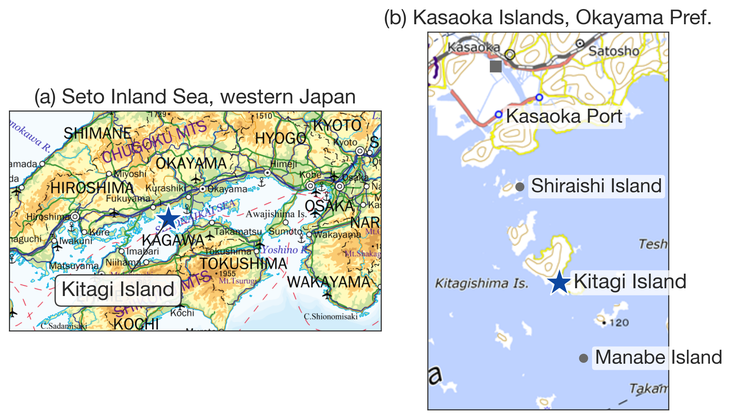
#> input picture docs/presentations/images/poster_f1_study_area.png, 732 x 419 px, shrunk from 2355 x 1349 before the run, found by its file name; the run also reads 2 pictures not shown here
$ python build_exp002_poster_svg.py
#> lines starting #> are read from the running program, lines starting #| are printed output that depends on the picture
"""FOSS4G Hiroshima 2026 北木島ポスターの A0 SVG を生成する。

docs/posters/exp002_kitagi_quarry_foss4g2026_poster_content.md（内容契約）の
コピー・レイアウト仕様に従い、A0縦（841 × 1189 mm）の1ページ SVG を組む。
テキストの折返しは HelveticaNeue.ttc の実測字幅で計算する。

生成物（コミット対象の編集可能ソース）:
    docs/posters/exp002_kitagi_quarry_foss4g2026_poster.svg

エクスポート（このスクリプトでは行わない。コマンドは print で表示）:
    rsvg-convert -f pdf -o docs/posters/exp002_kitagi_quarry_foss4g2026_poster.pdf \
        docs/posters/exp002_kitagi_quarry_foss4g2026_poster.svg
    rsvg-convert -f png -h 4000 -o docs/posters/exp002_kitagi_quarry_foss4g2026_poster_preview.png \
        docs/posters/exp002_kitagi_quarry_foss4g2026_poster.svg

実行方法:
    uv run python scripts/build_exp002_poster_svg.py
"""

from __future__ import annotations

from pathlib import Path
from xml.sax.saxutils import escape

from PIL import Image, ImageFont

PROJECT_ROOT = Path(__file__).resolve().parents[1]
POSTER_DIR = PROJECT_ROOT / "docs" / "posters"
FIG_DIR = POSTER_DIR / "figures" / "exp002"
OUT_SVG = POSTER_DIR / "exp002_kitagi_quarry_foss4g2026_poster.svg"

# ---------------------------------------------------------------- ページ・グリッド（mm）
PAGE_W, PAGE_H = 841.0, 1189.0
MARGIN = 18.0
GUTTER = 12.0
COL_W = (PAGE_W - 2 * MARGIN - 2 * GUTTER) / 3  # 260.33 mm
COL_X = [MARGIN, MARGIN + COL_W + GUTTER, MARGIN + 2 * (COL_W + GUTTER)]
CONTENT_W = PAGE_W - 2 * MARGIN

FOOTER_RULE_Y = 1090.0  # 契約の「下部95mm予約」を満たす（1189-95=1094 より上）
CONTENT_BOTTOM = FOOTER_RULE_Y - 8.0

# ---------------------------------------------------------------- タイポグラフィ（mm; 1pt = 0.352778mm）
PT = 0.352778
SZ_TITLE = 74 * PT      # 26.1mm ≥72pt
SZ_EVENT = 26 * PT
SZ_AUTHOR = 32 * PT
SZ_TAKEAWAY = 27 * PT
SZ_HEADING = 38 * PT
SZ_BODY = 24.5 * PT     # ≥24pt
SZ_CAPTION = 18.5 * PT  # ≥18pt
SZ_FOOTER = 18.5 * PT
SZ_BIGNUM = 96 * PT
SZ_MIDNUM = 60 * PT

LH_TITLE = SZ_TITLE * 1.18
LH_BODY = SZ_BODY * 1.38
LH_CAPTION = SZ_CAPTION * 1.3
LH_FOOTER = SZ_FOOTER * 1.3

# ---------------------------------------------------------------- 配色（granite/sea パレット）
COL_TEXT = "#2b2b2b"
COL_BLUE = "#0d47a1"
COL_STONE_BG = "#f0ece3"
COL_STONE_LINE = "#8a8375"
COL_MUTED = "#5a564e"

FONT_FAMILY = "Helvetica Neue"
TTC = "/System/Library/Fonts/HelveticaNeue.ttc"
_MEASURE_SCALE = 10.0  # 1mm = 10px で実測
_FONTS = {
    "normal": ImageFont.truetype(TTC, 100, index=0),
    "bold": ImageFont.truetype(TTC, 100, index=1),
    "medium": ImageFont.truetype(TTC, 100, index=10),
}


def text_width_mm(text: str, size_mm: float, weight: str = "normal") -> float:
    """実フォントで文字列幅を測る（mm）。"""
    font = _FONTS[weight]
    return _FONTS[weight].getlength(text) / 100.0 * size_mm


def wrap_text(text: str, width_mm: float, size_mm: float, weight: str = "normal") -> list[str]:
    """幅に収まるよう単語単位で折り返す。ノーブレークスペース（U+00A0）では折り返さない。"""
    words = [w for w in text.split(" ") if w]
    lines: list[str] = []
    cur = ""
    for w in words:
        cand = f"{cur} {w}".strip()
        if text_width_mm(cand, size_mm, weight) <= width_mm or not cur:
            cur = cand
        else:
            lines.append(cur)
            cur = w
    if cur:
        lines.append(cur)
    return lines


class Svg:
    def __init__(self):
        self.parts: list[str] = []
        self.figures: list[tuple[str, float, int, int]] = []  # (name, w_mm, px_w, px_h)

    def add(self, s: str):
        self.parts.append(s)

    def rect(self, x, y, w, h, fill, stroke=None, stroke_w=0.0, rx=0.0):
        s = f'<rect x="{x:.2f}" y="{y:.2f}" width="{w:.2f}" height="{h:.2f}" fill="{fill}"'
        if rx:
            s += f' rx="{rx:.2f}"'
        if stroke:
            s += f' stroke="{stroke}" stroke-width="{stroke_w:.2f}"'
        self.add(s + "/>")

    def line(self, x1, y1, x2, y2, stroke, width):
        self.add(
            f'<line x1="{x1:.2f}" y1="{y1:.2f}" x2="{x2:.2f}" y2="{y2:.2f}" '
            f'stroke="{stroke}" stroke-width="{width:.2f}"/>'
        )

    def text(self, x, y, s, size, weight="normal", fill=COL_TEXT, anchor="start", spacing=None):
        w = {"normal": "400", "medium": "500", "bold": "700"}[weight]
        extra = f' letter-spacing="{spacing}"' if spacing else ""
        self.add(
            f'<text x="{x:.2f}" y="{y:.2f}" font-family="{FONT_FAMILY}" '
            f'font-size="{size:.3f}" font-weight="{w}" fill="{fill}" '
            f'text-anchor="{anchor}"{extra}>{escape(s)}</text>'
        )

    def paragraph(self, x, y, text, width_mm, size, lh, weight="normal", fill=COL_TEXT) -> float:
        """折返し段落を描き、次のベースライン開始位置を返す。"""
        for line in wrap_text(text, width_mm, size, weight):
            self.text(x, y, line, size, weight, fill)
            y += lh
        return y

    def bullets(self, x, y, items, width_mm, size, lh, fill=COL_TEXT) -> float:
        indent = 7.0
        for item in items:
            lines = wrap_text(item, width_mm - indent, size)
            self.text(x, y, "•", size, "bold", COL_BLUE)
            for i, line in enumerate(lines):
                self.text(x + indent, y, line, size, "normal", fill)
                y += lh
            y += 1.5
        return y

    def image(self, path: Path, x, y, w_mm) -> float:
        """画像をアスペクト維持で配置し、下端 y を返す。"""
        with Image.open(path) as img:
            px_w, px_h = img.size
        h_mm = w_mm * px_h / px_w
        rel = path.relative_to(POSTER_DIR)
        self.add(
            f'<image x="{x:.2f}" y="{y:.2f}" width="{w_mm:.2f}" height="{h_mm:.2f}" '
            f'xlink:href="{rel.as_posix()}"/>'
        )
        self.figures.append((path.name, w_mm, px_w, px_h))
        return y + h_mm

    def caption(self, x, y, text, width_mm) -> float:
        return self.paragraph(x, y, text, width_mm, SZ_CAPTION, LH_CAPTION, fill=COL_MUTED)

    def heading(self, x, y, text) -> float:
        self.text(x, y, text, SZ_HEADING, "bold", COL_BLUE)
        self.line(x, y + 3.5, x + COL_W, y + 3.5, COL_STONE_LINE, 0.6)
        return y + SZ_HEADING * 0.9 + 6.0

    def callout(self, x, y, number, label, width_mm) -> float:
        """大きな数値 + ラベルのコールアウト。y はブロック上端。次のベースライン y を返す。"""
        num_w = text_width_mm(number, SZ_MIDNUM, "bold") + 7.0
        lh_label = SZ_BODY * 1.3
        lines = wrap_text(label, width_mm - num_w, SZ_BODY, "medium")
        num_base = y + SZ_MIDNUM * 0.75
        self.text(x, num_base, number, SZ_MIDNUM, "bold", COL_BLUE)
        # ラベルは数値の視覚中心に合わせて縦センタリング
        label_h = len(lines) * lh_label
        ly = num_base - SZ_MIDNUM * 0.34 - label_h / 2 + SZ_BODY * 0.85
        for line in lines:
            self.text(x + num_w, ly, line, SZ_BODY, "medium")
            ly += lh_label
        bottom = max(num_base + SZ_MIDNUM * 0.05, ly - lh_label + SZ_BODY * 0.35)
        return bottom + LH_BODY


def build() -> None:
    svg = Svg()
    svg.add(
        f'<svg xmlns="http://www.w3.org/2000/svg" xmlns:xlink="http://www.w3.org/1999/xlink" '
        f'width="{PAGE_W:.0f}mm" height="{PAGE_H:.0f}mm" viewBox="0 0 {PAGE_W:.0f} {PAGE_H:.0f}">'
    )
    svg.rect(0, 0, PAGE_W, PAGE_H, "#ffffff")

    # ---------------------------------------------------------- ヘッダ
    y = 24.0
    svg.text(MARGIN, y, "FOSS4G Hiroshima 2026 — Poster Session", SZ_EVENT, "medium", COL_BLUE)
    svg.text(PAGE_W - MARGIN, y, "Sakura Lounge · September 1–3, 2026", SZ_EVENT, "normal", COL_MUTED, anchor="end")

    y = 46.0
    title = (
        "Detecting Quarry Pond Remnants on a Japanese Island Heritage Site "
        "Using Sentinel-2 Imagery and Open-Source Remote Sensing Tools"
    )
    for line in wrap_text(title, CONTENT_W, SZ_TITLE, "bold"):
        svg.text(MARGIN, y, line, SZ_TITLE, "bold")
        y += LH_TITLE

    y += 2.0
    svg.text(MARGIN, y, "Noboru Otsuka — Geolonia Inc.", SZ_AUTHOR, "medium")
    y += SZ_AUTHOR * 0.6

    # テイクアウェイ帯
    band_y = y + 6.0
    takeaway = (
        "Open-source Sentinel-2 processing revealed 113 spring and 145 summer intra-island "
        "water polygons on Kitagi Island; their distribution is consistent with historical "
        "quarrying patterns, while individual quarry-pond identities still require field validation."
    )
    tw_lines = wrap_text(takeaway, CONTENT_W - 16, SZ_TAKEAWAY, "medium")
    band_h = len(tw_lines) * SZ_TAKEAWAY * 1.35 + 10.0
    svg.rect(MARGIN, band_y, CONTENT_W, band_h, COL_STONE_BG, rx=2.0)
    svg.rect(MARGIN, band_y, 3.0, band_h, COL_BLUE)
    ty = band_y + 8.0 + SZ_TAKEAWAY * 0.65
    for line in tw_lines:
        svg.text(MARGIN + 10, ty, line, SZ_TAKEAWAY, "medium")
        ty += SZ_TAKEAWAY * 1.35

    content_top = band_y + band_h + 14.0

    # ---------------------------------------------------------- 左カラム
    x = COL_X[0]
    y = content_top + SZ_HEADING * 0.8
    y = svg.heading(x, y, "1 · Background and heritage")
    y += SZ_BODY * 0.9
    y = svg.paragraph(
        x, y,
        "Kitagi Island (Kitagi-shima), in Kasaoka City, Okayama Prefecture, is a "
        "granite-quarrying island in Japan’s Seto Inland Sea. Quarrying here extends "
        "back to the early seventeenth century.",
        COL_W, SZ_BODY, LH_BODY,
    )
    # 127 コールアウト
    y += 2.0
    y = svg.callout(x, y, "127", "active quarry sites (dojo) recorded at the 1957 peak", COL_W)
    y = svg.paragraph(
        x, y,
        "As the industry declined, abandoned excavations filled with rainwater and "
        "groundwater, forming isolated ponds enclosed by steep granite walls. In 2019 "
        "the island’s stone culture became part of Japan’s national heritage under the "
        "“Stone Islands of Setouchi” program. No systematic spatial inventory of these "
        "quarry pond remnants has been published.",
        COL_W, SZ_BODY, LH_BODY,
    )

    y += 8.0 + SZ_HEADING * 0.8
    y = svg.heading(x, y, "2 · Research question")
    y += SZ_BODY * 0.9
    y = svg.paragraph(
        x, y,
        "Can open satellite imagery and reproducible open-source tools map water bodies "
        "associated with former quarry sites, and do their spatial patterns correspond "
        "to the island’s quarrying history?",
        COL_W, SZ_BODY, LH_BODY,
    )

    y += 4.0
    y = svg.image(FIG_DIR / "poster_f1_study_area.png", x, y, COL_W) + LH_CAPTION
#> in image, img is the input picture: PIL image 732x419 RGBA; mean R, G, B, A 219.7, 224.2, 223, 255
    y = svg.caption(
        x, y,
        "Study area: Kitagi Island, Kasaoka City, Okayama Prefecture. "
        "Basemap: GSI Tiles (English), Geospatial Information Authority of Japan.",
        COL_W,
    )

    y += 6.0 + SZ_HEADING * 0.8
    y = svg.heading(x, y, "3 · Data and study area")
    y += SZ_BODY * 0.9
    y = svg.bullets(
        x, y,
        [
            "Sentinel-2 L2A imagery accessed through the Microsoft Planetary Computer STAC API",
            "Spring scene 2025-03-23 (cloud cover 0.0%); summer scene 2025-08-02 (cloud cover 0.7%)",
            "10 m analysis grid: B02/B03/B04/B08 are native 10 m; B11 (SWIR) is resampled from its "
            "native 20 m. Mixed pixels limit very small water bodies",
            "Minimum reported polygon area: 100 m²",
        ],
        COL_W, SZ_BODY, LH_BODY,
    )

    y += 4.0
    y = svg.image(FIG_DIR / "poster_f6_field_photos.jpg", x, y, COL_W) + LH_CAPTION
#> call 2 of image, with x = 18, y = 822.4, w_mm = 260.3
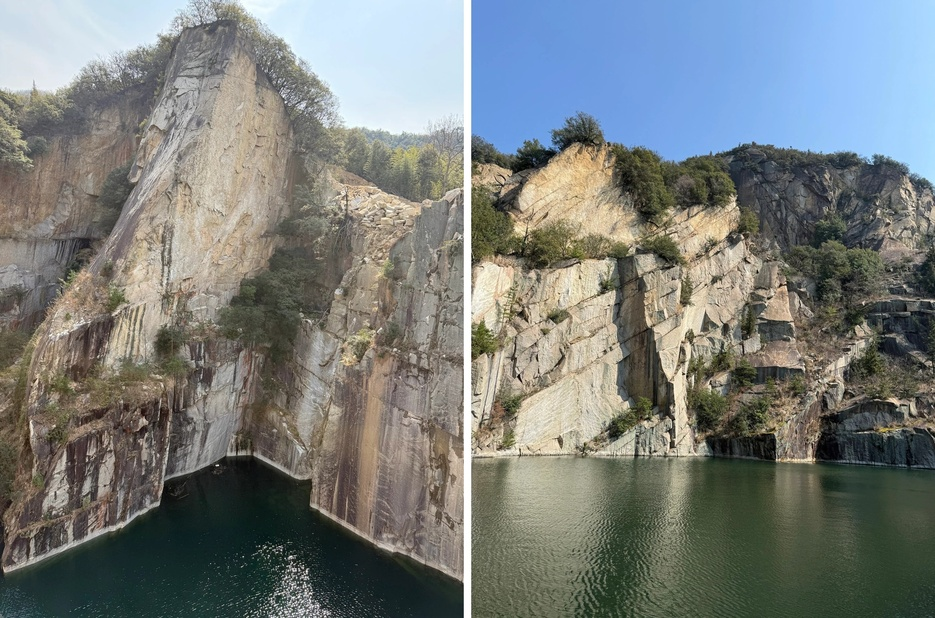
#> input picture docs/posters/figures/exp002/poster_f6_field_photos.jpg, 935 x 618 px, shrunk from 3010 x 1990 before the run
#> in image, img is the input picture: PIL image 935x618 RGB; mean R, G, B 120.9, 125.6, 123.1
    y = svg.caption(
        x, y,
        "Water-filled quarry remnants (“Choba lake”) enclosed by granite walls, Kitagi Island. "
        "Photos: Noboru Otsuka.",
        COL_W,
    )
    left_bottom = y

    # ---------------------------------------------------------- 中央カラム
    x = COL_X[1]
    y = content_top + SZ_HEADING * 0.8
    y = svg.heading(x, y, "4 · Method — open-source pipeline")
    y += SZ_BODY * 0.9

    steps = [
        "Sentinel-2 L2A; 10 m analysis grid; B11 SWIR resampled from 20 m",
        "STAC search and band access — Microsoft Planetary Computer",
        "Water index union: NDWI + MNDWI",
        "NDVI vegetation mask, then water polygon extraction (≥100 m²)",
    ]
    box_w = COL_W
    for i, step in enumerate(steps):
        lines = wrap_text(step, box_w - 14, SZ_BODY, "medium")
        box_h = len(lines) * SZ_BODY * 1.3 + 7.5
        svg.rect(x, y, box_w, box_h, "#ffffff", stroke=COL_BLUE, stroke_w=0.9, rx=2.0)
        ly = y + 5.5 + SZ_BODY * 0.72
        for line in lines:
            svg.text(x + 7, ly, line, SZ_BODY, "medium")
            ly += SZ_BODY * 1.3
        y += box_h
        if i < len(steps) - 1:
            ax = x + box_w / 2
            svg.line(ax, y + 1.0, ax, y + 7.0, COL_BLUE, 1.2)
            svg.add(
                f'<path d="M {ax - 2.6:.2f} {y + 6.2:.2f} L {ax + 2.6:.2f} {y + 6.2:.2f} '
                f'L {ax:.2f} {y + 10.0:.2f} Z" fill="{COL_BLUE}"/>'
            )
            y += 11.0

    y += 14.0
    for formula in (
        "NDWI  = (Green − NIR) / (Green + NIR)",
        "MNDWI = (Green − SWIR) / (Green + SWIR)",
        "NDVI  = (NIR − Red) / (NIR + Red)",
    ):
        svg.text(x, y, formula, SZ_BODY, "normal")
        y += LH_BODY

    y += 3.0
    cond = "(NDWI > −0.2  OR  MNDWI > −0.1)  AND NOT  (NDVI > 0.3)"
    cond_h = SZ_BODY * 1.3 + 8.0
    svg.rect(x, y, COL_W, cond_h, COL_STONE_BG, stroke=COL_BLUE, stroke_w=1.0, rx=2.0)
    svg.text(x + COL_W / 2, y + cond_h / 2 + SZ_BODY * 0.36, cond, SZ_BODY, "bold", COL_BLUE, anchor="middle")
    y += cond_h + LH_BODY

    y = svg.paragraph(
        x, y,
        "The union condition favors sensitivity to small water bodies affected by spectral "
        "mixing at 10 m resolution, while the NDVI mask excludes vegetation-like pixels.",
        COL_W, SZ_BODY, LH_BODY,
    )

    y += 4.0
    y = svg.image(FIG_DIR / "poster_f4_index_panels.png", x, y, COL_W) + LH_CAPTION
#> call 3 of image, with x = 290.3, y = 504.9, w_mm = 260.3
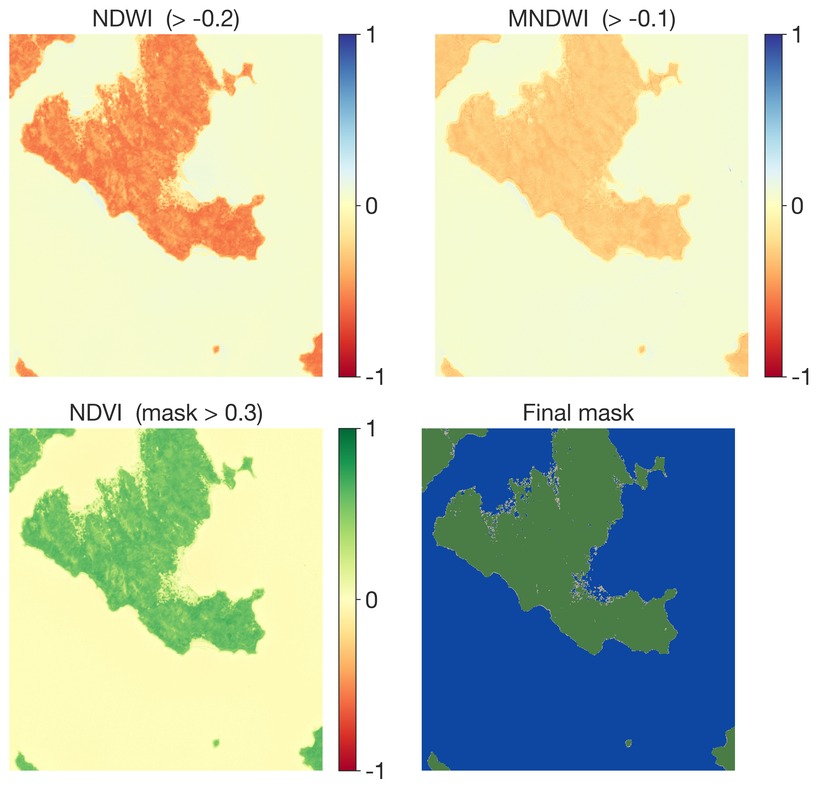
#> input picture docs/presentations/images/poster_f4_index_panels.png, 822 x 793 px, shrunk from 2645 x 2551 before the run, found by its file name
#> in image, img is the input picture: PIL image 822x793 RGBA; mean R, G, B, A 205.6, 211.8, 190.9, 255
    y = svg.caption(
        x, y,
        "NDWI, MNDWI, NDVI and the final mask (blue = water, green = vegetation, gray = other), "
        "Sentinel-2 L2A, 2025-08-02. B11 (SWIR, native 20 m) resampled to the 10 m grid. "
        "Contains modified Copernicus Sentinel data [2025].",
        COL_W,
    )

    y += 6.0
    # 10 m コールアウト + 9px の確定文
    y = svg.callout(x, y, "10 m", "Sentinel-2 spatial resolution — the key detection limit", COL_W)
    y = svg.paragraph(
        x, y,
        "The summer NDVI mask excluded only 9 pixels, indicating limited overlap between the "
        "detected water candidates and vegetation zones in this granite-dominated landscape.",
        COL_W, SZ_BODY, LH_BODY,
    )

    y += 4.0
    y = svg.image(FIG_DIR / "poster_f5_truecolor_water.png", x, y, COL_W) + LH_CAPTION
#> call 4 of image, with x = 290.3, y = 866.7, w_mm = 260.3
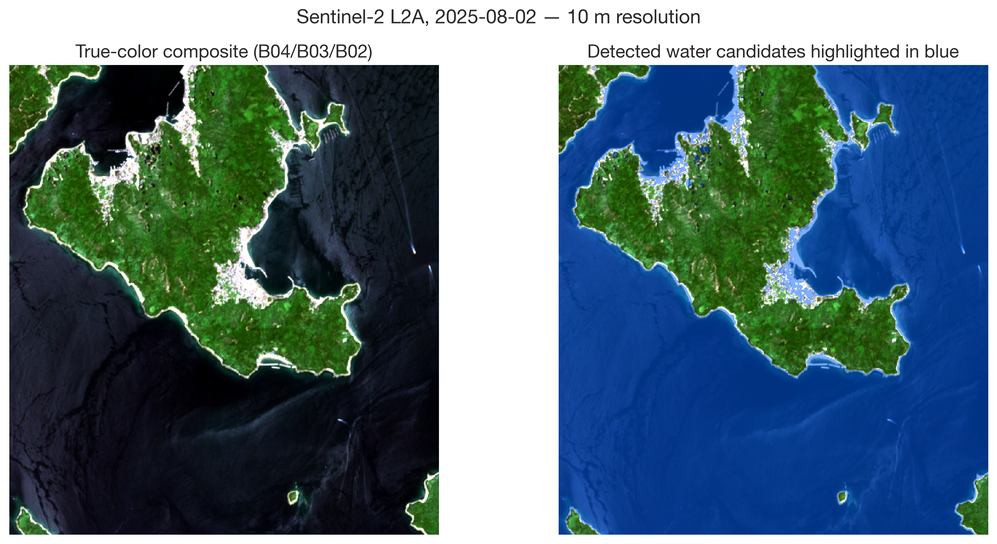
#> input picture docs/posters/figures/exp002/poster_f5_truecolor_water.png, 997 x 544 px, shrunk from 3207 x 1749 before the run
#> in image, img is the input picture: PIL image 997x544 RGBA; mean R, G, B, A 85.9, 111.2, 122.5, 255
#> (the rest of the program and of its run is left out)
